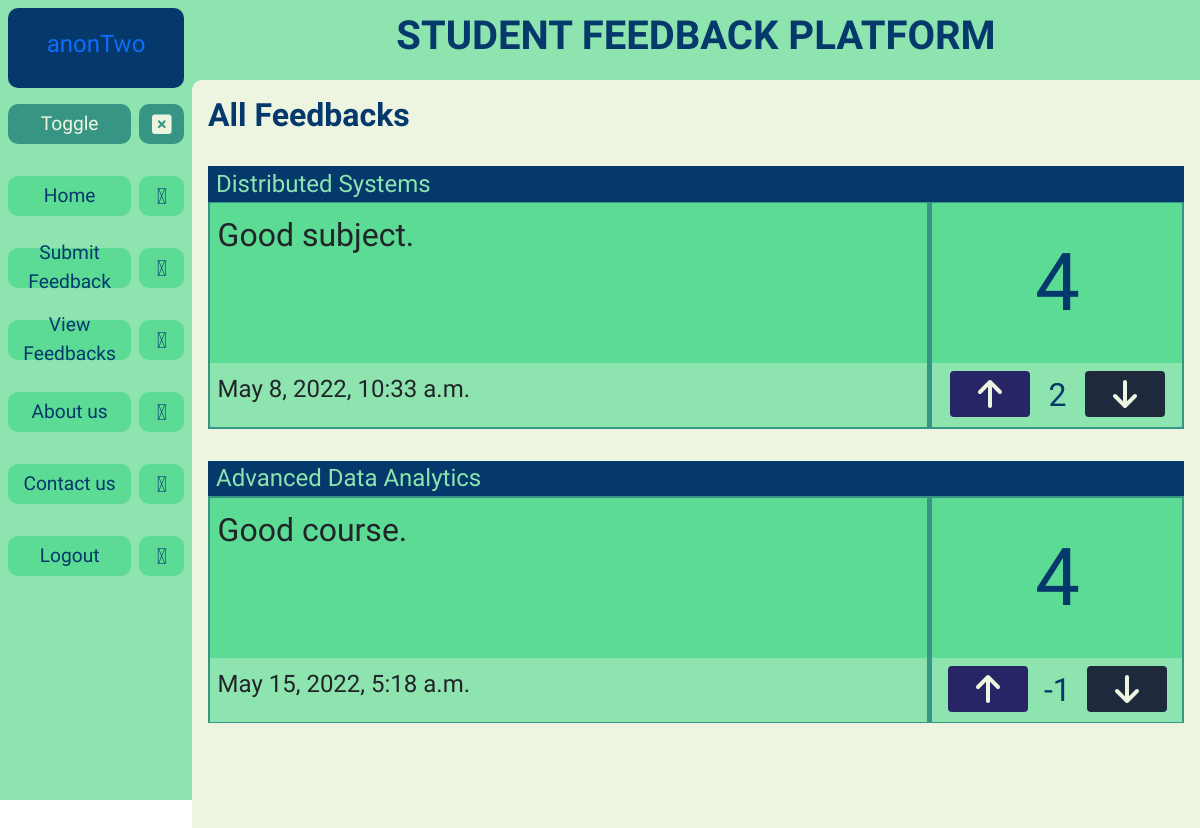
Page /feedback/view-feedback (signed in) on the committed database.
### personal/models.py (models this page shows)
class Course(models.Model) :
    course_name = models.CharField(max_length=255, null=False)
    course_code = models.CharField(max_length=255, null=False)
    semester = models.CharField(max_length=50, null=False, choices=SEMESTER)
    department = models.CharField(max_length=50, null=False)
    teacher = models.ForeignKey('account.Faculty', null=True, on_delete=models.SET_NULL)
    def __str__(self) :
        return self.course_name

### feedback/models.py (models this page shows)
class Feedback(models.Model) :
    RATING_CHOICES = (
        ('1', '1'),
        ('2', '2'),
        ('3', '3'),
        ('4', '4'),
        ('5', '5'),
    )
    content = models.TextField(max_length=255, blank=False)
    course_rating = models.CharField(max_length=255, choices=RATING_CHOICES, null=False)
    course = models.CharField(max_length=255, null=False)
    is_draft = models.BooleanField(default = False)
    upvotes = models.IntegerField(default = 0)
    votes = models.IntegerField(default = 0)
    downvotes = models.IntegerField(default = 0)
    student = models.ForeignKey(Student, null=True, on_delete=models.SET_NULL) # set_null or cascade ??????
    date_submitted = models.DateTimeField(verbose_name = "date_submitted", auto_now_add = True)

### feedback/decorators.py (the view)
        def wrapper(request, *args, **kwargs) :
            print(f"roles={roles}")
            user_group = None
            if request.user.groups.exists() :
                user_group = request.user.groups.all()[0]
            else :
                return redirect('feedback-error')
            print(f"user_group={user_group}")
            if user_group.name in roles :
                print("decorator success")
                return view(request, *args, **kwargs)
            else :
                print("decorator fail")
                return redirect('feedback-error')

### account/views.py (called while the page is built)
@register.filter
def isStudent(request) :
    if request.user.groups.exists() :
        if request.user.groups.all()[0].name == 'student' :
            return True
    return False

@register.filter
def isFaculty(request) :
    if request.user.groups.exists() :
        if request.user.groups.all()[0].name == 'faculty' :
            return True
    return False

### feedback/models.py (called while the page is built)
    def __str__(self) :
        return self.student.name + '_' + self.feedback.course + '_' + str(self.feedback.id)

### feedback/views.py (called while the page is built)
@login_required(login_url='login')
@allowed_users(roles=['student'])
def renderFeedbackView(request) :
    context = {}
    student = request.user.student
    print(f"student votings {student.voting_set.all()}")
    courses = Course.objects.all()
    course_feedbacks = {}
    for course in courses :
        feedbacks = Feedback.objects.filter(course=course, is_draft=False)
        if len(feedbacks) > 0 :
            for feedback in feedbacks :
                stu_fee_voting = Voting.objects.filter(student=student, feedback=feedback)
            course_feedbacks[course.course_name] = feedbacks
    context['course_feedbacks'] = course_feedbacks
    return render(request, APPNAME + '/feedbackView.html', context)

@register.filter
def isUpvotable(request, feedback) :
    if(isStudent(request)) :
        student = request.user.student
        return Voting.objects.filter(student=student, feedback=feedback).first().upvotable
    if(isFaculty(request)) :
        faculty = request.user.faculty
        return FacultyVoting.objects.filter(faculty=faculty, feedback=feedback).first().upvotable

@register.filter
def isDownvotable(request, feedback) :
    if(isStudent(request)) :
        student = request.user.student
        return Voting.objects.filter(student=student, feedback=feedback).first().downvotable
    if(isFaculty(request)) :
        faculty = request.user.faculty
        return FacultyVoting.objects.filter(faculty=faculty, feedback=feedback).first().downvotable

### templates/feedback/feedbackView.html
{% extends 'personal/home.html' %}
{% load static %}
{% block content %}
    <h2 class="primary-head">All Feedbacks</h2>
    <div class="student-feedbacks">
        {% for course_name, feedbacks in course_feedbacks.items %}
            <h3 class="faculty-feedback-course">{{course_name}}</h3>
            {% for feedback in feedbacks %}
                <div class="feedback-card">
                    <div class="feedback-header">
                        <div class="feedback-content">{{feedback.content}}</div>
                        <div class="feedback-rating flex-center">{{feedback.course_rating}}</div>
                    </div>
                    <div class="feedback-footer">
                        <div class="feedback-time">{{feedback.date_submitted}}</div>
                        <div class="feedback-votes">
                            {% if request|isUpvotable:feedback %}
                                <form action="{% url 'upvote-feedback' feedback.id %}" class="vote-form">
                                    <button type="submit" class="btn upvote flex-center">
                                        <i class="fas fa-arrow-up"></i>
                                    </button>
                                </form>
                            {% else %}
                                <form action="" class="vote-form">
                                    <button type="button" class="btn upvote flex-center" disabled>
                                        <i class="fas fa-arrow-up"></i>
                                    </button>
                                </form>
                            {% endif %}
                            <div class="feedback-votes-result flex-center">
                                {{feedback.votes}}
                            </div>
                            {% if request|isDownvotable:feedback %}
                                <form action="{% url 'downvote-feedback' feedback.id %}" class="vote-form">
                                    <button type="submit" class="btn downvote flex-center">
                                        <i class="fas fa-arrow-down"></i>
                                    </button>
                                </form>
                            {% else %}
                                <form action="" class="vote-form">
                                    <button type="button" class="btn downvote flex-center" disabled>
                                        <i class="fas fa-arrow-down"></i>
                                    </button>
                                </form>
                            {% endif %}
                        </div>
                    </div>
                </div>
            {% endfor %}
        {% endfor %}
    </div>
{% endblock %}

### templates/personal/home.html (shortened to what this page needs)
<!DOCTYPE html>
<html lang="en">
<head>
    {% include 'personal/stylesheets.html' %}
</head>
<body>
    <main>
        <div class="sidenav">
            {% include 'personal/sidenav.html' %}
        </div>
        <div class="site-body">
            <div class="site-head flex-center">
                <h1>Student Feedback Platform</h1>
            </div>
            <div class="site-content">
                {% block content %}{% endblock %}
            </div>
        </div>
    </main>
</body>
</html>

### templates/personal/stylesheets.html (shortened to what this page needs)
{% load static %}
<link rel="stylesheet" href="https://cdn.jsdelivr.net/npm/@fortawesome/fontawesome-free@5.15.4/css/fontawesome.min.css"
>
<link rel="stylesheet" href="https://pro.fontawesome.com/releases/v5.10.0/css/all.css"
 />
<link rel="stylesheet" href="https://cdnjs.cloudflare.com/ajax/libs/font-awesome/6.0.0/css/all.min.css"
 />
<link href="https://cdn.jsdelivr.net/npm/bootstrap@5.1.3/dist/css/bootstrap.min.css" rel="stylesheet"
>
<link rel="stylesheet" href="{% static 'css/bootstrap.min.css' %}">
<link rel="stylesheet" href="{% static 'css/all.min.css' %}">
<link rel="stylesheet" href="{% static 'css/all_1.min.css' %}">
<link rel="stylesheet" href="{% static 'css/styles.css' %}">
<link rel="stylesheet" href="{% static 'css/body.css' %}">
<link rel="stylesheet" href="{% static 'css/globals.css' %}">
<link rel="stylesheet" href="{% static 'css/keyframes.css' %}">
<link rel="stylesheet" href="{% static 'css/forms.css' %}">
<link rel="stylesheet" href="{% static 'css/feedback.css' %}">

### templates/personal/sidenav.html (shortened to what this page needs)
{% load static %}
<div class="user-profile">
    <div class="profile-username">
        {% if request.user.is_authenticated %}
            <a href="{% url 'profile' request.user.id %}">
                {% if request|isStudent %}
                    <h4>{{request.user.username}}</h4>
                {% endif %}
            </a>
        {% else %}
            <h4>username</h4>
            <div class="profile-pic">
                <i class="fad fa-user"></i>
            </div>
        {% endif %}
    </div>
</div>
<div class="toggler-div">
    <div class="toggler-text">
        Toggle
    </div>
    <div class="toggler">
        <i class="fas fa-square-xmark"></i>
    </div>
</div>
<div class="sidenav-items flex-center-vertical">
    {% if request.user.is_authenticated %}
        <a href="{% url 'home' %}" class="nav-item">
            <div class="nav-item-text">
                Home
            </div>
            <div class="nav-item-icon">
                <i class="fad fa-home"></i>
            </div>
        </a>
        {% if request|isStudent %}
            <a href="{% url 'submit-feedback' %}" class="nav-item">
                <div class="nav-item-text">
                    Submit Feedback
                </div>
                <div class="nav-item-icon">
                    <i class="fad fa-pen"></i>
                </div>
            </a>
            <a href="{% url 'view-feedback' %}" class="nav-item">
                <div class="nav-item-text">
                    View Feedbacks
                </div>
                <div class="nav-item-icon">
                    <i class="fad fa-eye"></i>
                </div>
            </a>
        {% endif %}
    {% endif %}
    <a href="{% url 'about' %}" class="nav-item">
        <div class="nav-item-text">
            About us
        </div>
        <div class="nav-item-icon">
            <i class="fad fa-info"></i>
        </div>
    </a>
    <a href="{% url 'contact' %}" class="nav-item">
        <div class="nav-item-text">
            Contact us
        </div>
        <div class="nav-item-icon">
            <i class="fad fa-paper-plane"></i>
        </div>
    </a>
    {% if request.user.is_authenticated %}
        <a href="{% url 'logout' %}" class="nav-item">
            <div class="nav-item-text">
                Logout
            </div>
            <div class="nav-item-icon">
                <i class="fad fa-sign-out"></i>
            </div>
        </a>
    {% endif %}
</div>

### templates/personal/scripts.html (shortened to what this page needs)
{% load static %}

### static/css/styles.css (style rules this page uses)
main { min-height: 100vh; display: flex; }
.sidenav { width: var(--sidenav-width); height: 100vh; background-color: var(--clr-forest-4); padding: .5rem .5rem; position: fixed; }
.user-profile { width: 100%; height: var(--site-head-height); padding: .6rem .5rem; display: flex; color: var(--clr-primary-200); background-color: var(--clr-forest-1); border-radius: 10px; }
.profile-username { width: 100%; text-align: center; display: flex; align-items: center; justify-content: center; font-family: var(--font-high); }
.sidenav-items { font-family: var(--font-primary); }
.nav-item, .toggler-div { width: 100%; display: flex; align-items: center; margin: 1rem 0; }
.nav-item { color: var(--clr-forest-1); }
.toggler-div { color: var(--clr-forest-5); font-family: var(--font-primary); }
.nav-item-text, .toggler-text { width: 100%; height: 2.5rem; text-align: center; display: flex; align-items: center; justify-content: center; font-size: 1.2rem; background-color: var(--clr-forest-3); border-radius: 10px; }
.nav-item-text { background-color: var(--clr-forest-3); }
.toggler-text { background-color: var(--clr-forest-2); }
.nav-item-icon, .toggler { width: 4rem; height: 2.5rem; margin: 0 0 0 .5rem; display: flex; align-items: center; justify-content: center; font-size: 1.4rem; border-radius: 10px; }
.nav-item-icon { background-color: var(--clr-forest-3); }
.toggler { cursor: pointer; background-color: var(--clr-forest-2); }

### static/css/body.css (style rules this page uses)
.site-body { width: 100%; min-height: 200vh; margin-left: var(--sidenav-width); font-family: var(--font-primary); background-color: var(--clr-forest-4); }
.site-head { width: 100%; height: var(--site-head-height); color: var(--clr-forest-1); background-color: var(--clr-forest-4); }
.site-head > h1 { text-align: center; font-weight: 900; text-transform: uppercase; }
.site-content { width: 100%; min-height: 100%; padding: 1rem; background-color: var(--clr-forest-5); border-top-left-radius: 10px; }

### static/css/globals.css (style rules this page uses)
* { padding: 0; margin: 0; }
a { text-decoration: none; }
.flex-center { display: flex; flex-direction: column; justify-content: center; align-items: center; }
.flex-center-vertical { display: flex; flex-direction: column; justify-content: center; }
.primary-head { color: var(--clr-forest-1); font-weight: 900; }

### static/css/feedback.css (style rules this page uses)
.feedback-card { display: flex; flex-direction: column; padding: .1rem; background-color: var(--clr-forest-2); margin-top: 1rem; }
.faculty-feedback-course, .feedback-course { padding: .2rem .5rem; font-size: 1.5rem; color: var(--clr-forest-4); background-color: var(--clr-forest-1); }
.faculty-feedback-course { margin: 2rem 0 -1rem 0; }
.feedback-header { display: flex; background-color: var(--clr-forest-3); }
.feedback-content { flex: 3; min-height: 10rem; font-size: 2rem; padding: .5rem; border-right: 5px solid var(--clr-forest-2); }
.feedback-rating { flex: 1; min-height: 10rem; font-size: 5rem; padding: .5rem; color: var(--clr-forest-1); }
.feedback-footer { display: flex; background-color: var(--clr-forest-4); }
.feedback-time { min-height: 4rem; flex: 3; font-size: 1.5rem; padding: .5rem; border-right: 5px solid var(--clr-forest-2); }
.edit-draft, .feedback-votes { min-height: 4rem; flex: 1; display: flex; justify-content: space-around; padding: .5rem; }
.feedback-votes-result { font-size: 2rem; color: var(--clr-forest-1); }
.vote-form { width: 5rem; }
.upvote { width: 100%; font-size: 2rem; color: var(--clr-forest-5); background-color: var(--clr-primary-800); transition: all .5s; }
.downvote { width: 100%; font-size: 2rem; color: var(--clr-forest-5); background-color: var(--clr-grey-800); transition: all .5s; }

### static/css/variables.css (style rules this page uses)
:root { --sidenav-width: 12rem; --sidenav-collapse-width: -8.5rem; --sitebody-collapse-margin-left: 3.5rem; --site-head-height: 10vh; --site-content-height: 90vh; --clr-primary-100: #e2e0ff; --clr-primary-200: #c1beff; --clr-primary-300: #a29dff; --clr-primary-400: #837dff; --clr-primary-500: #645cff; --clr-primary-600: #504acc; --clr-primary-700: #3c3799; --clr-primary-800: #282566; --clr-primary-900: #141233; --clr-grey-50: #f8fafc; --clr-grey-100: #f1f5f9; --clr-grey-200: #e2e8f0; --clr-grey-300: #cbd5e1; --clr-grey-400: #94a3b8; --clr-grey-500: #64748b; --clr-grey-600: #475569; --clr-grey-700: #334155; --clr-grey-800: #1e293b; --clr-grey-900: #0f172a; --clr-forest-1: #05386B; --clr-forest-2: #379683; --clr-forest-3: #5cdb95; --clr-forest-4: #8ee4af; --clr-forest-5: #edf5e1; --font-primary: 'Fauna One', serif; --font-high: 'Lobster Two', cursive; --font-alert: 'Kelly Slab', cursive; }

### rows in the picture
Course: course_feedbacks "Distributed Systems"
Feedback: content "Good subject.", course_rating "4", date_submitted "May 8, 2022, 10:33 a.m.", votes "2"
Course: course_feedbacks "Advanced Data Analytics"
Feedback: content "Good course.", course_rating "4", date_submitted "May 15, 2022, 5:18 a.m.", votes "-1"

### other values in the picture
{{ request.user.username }} "anonTwo"
